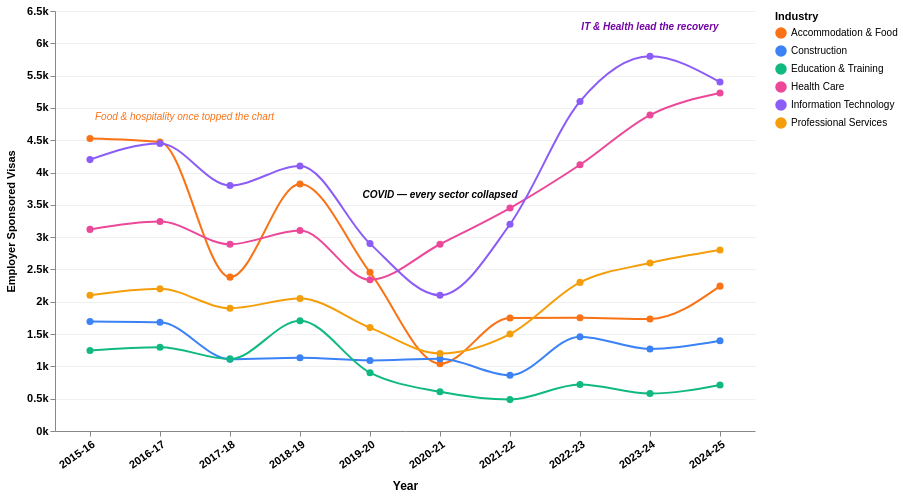

The specification (Vega-Lite) saved for this image:
### Vega-Lite specification from a JSON file in a GitHub repository (floating-point values rounded to 4 significant figures)
{"$schema": "https://vega.github.io/schema/vega-lite/v5.json", "width": 700, "height": 420, "background": "#ffffff", "config": {"view": {"stroke": null}}, "layer": [{"data": {"values": [{"industry": "Accommodation & Food", "year": "2015-16", "visas": 4528}, {"industry": "Accommodation & Food", "year": "2016-17", "visas": 4473}, {"industry": "Accommodation & Food", "year": "2017-18", "visas": 2381}, {"industry": "Accommodation & Food", "year": "2018-19", "visas": 3824}, {"industry": "Accommodation & Food", "year": "2019-20", "visas": 2455}, {"industry": "Accommodation & Food", "year": "2020-21", "visas": 1041}, {"industry": "Accommodation & Food", "year": "2021-22", "visas": 1749}, {"industry": "Accommodation & Food", "year": "2022-23", "visas": 1752}, {"industry": "Accommodation & Food", "year": "2023-24", "visas": 1734}, {"industry": "Accommodation & Food", "year": "2024-25", "visas": 2242}, {"industry": "Construction", "year": "2015-16", "visas": 1696}, {"industry": "Construction", "year": "2016-17", "visas": 1683}, {"industry": "Construction", "year": "2017-18", "visas": 1112}, {"industry": "Construction", "year": "2018-19", "visas": 1135}, {"industry": "Construction", "year": "2019-20", "visas": 1092}, {"industry": "Construction", "year": "2020-21", "visas": 1119}, {"industry": "Construction", "year": "2021-22", "visas": 864}, {"industry": "Construction", "year": "2022-23", "visas": 1460}, {"industry": "Construction", "year": "2023-24", "visas": 1269}, {"industry": "Construction", "year": "2024-25", "visas": 1396}, {"industry": "Education & Training", "year": "2015-16", "visas": 1245}, {"industry": "Education & Training", "year": "2016-17", "visas": 1296}, {"industry": "Education & Training", "year": "2017-18", "visas": 1114}, {"industry": "Education & Training", "year": "2018-19", "visas": 1706}, {"industry": "Education & Training", "year": "2019-20", "visas": 902}, {"industry": "Education & Training", "year": "2020-21", "visas": 607}, {"industry": "Education & Training", "year": "2021-22", "visas": 486}, {"industry": "Education & Training", "year": "2022-23", "visas": 719}, {"industry": "Education & Training", "year": "2023-24", "visas": 579}, {"industry": "Education & Training", "year": "2024-25", "visas": 713}, {"industry": "Health Care", "year": "2015-16", "visas": 3120}, {"industry": "Health Care", "year": "2016-17", "visas": 3241}, {"industry": "Health Care", "year": "2017-18", "visas": 2890}, {"industry": "Health Care", "year": "2018-19", "visas": 3102}, {"industry": "Health Care", "year": "2019-20", "visas": 2340}, {"industry": "Health Care", "year": "2020-21", "visas": 2890}, {"industry": "Health Care", "year": "2021-22", "visas": 3450}, {"industry": "Health Care", "year": "2022-23", "visas": 4120}, {"industry": "Health Care", "year": "2023-24", "visas": 4890}, {"industry": "Health Care", "year": "2024-25", "visas": 5230}, {"industry": "Information Technology", "year": "2015-16", "visas": 4200}, {"industry": "Information Technology", "year": "2016-17", "visas": 4450}, {"industry": "Information Technology", "year": "2017-18", "visas": 3800}, {"industry": "Information Technology", "year": "2018-19", "visas": 4100}, {"industry": "Information Technology", "year": "2019-20", "visas": 2900}, {"industry": "Information Technology", "year": "2020-21", "visas": 2100}, {"industry": "Information Technology", "year": "2021-22", "visas": 3200}, {"industry": "Information Technology", "year": "2022-23", "visas": 5100}, {"industry": "Information Technology", "year": "2023-24", "visas": 5800}, {"industry": "Information Technology", "year": "2024-25", "visas": 5400}, {"industry": "Professional Services", "year": "2015-16", "visas": 2100}, {"industry": "Professional Services", "year": "2016-17", "visas": 2200}, {"industry": "Professional Services", "year": "2017-18", "visas": 1900}, {"industry": "Professional Services", "year": "2018-19", "visas": 2050}, {"industry": "Professional Services", "year": "2019-20", "visas": 1600}, {"industry": "Professional Services", "year": "2020-21", "visas": 1200}, {"industry": "Professional Services", "year": "2021-22", "visas": 1500}, {"industry": "Professional Services", "year": "2022-23", "visas": 2300}, {"industry": "Professional Services", "year": "2023-24", "visas": 2600}, {"industry": "Professional Services", "year": "2024-25", "visas": 2800}]}, "mark": {"type": "line", "point": {"filled": true, "size": 50}, "strokeWidth": 2, "interpolate": "monotone"}, "encoding": {"x": {"field": "year", "type": "ordinal", "axis": {"labelAngle": -35, "title": "Year", "titleFontWeight": "bold", "titleFontSize": 12, "titlePadding": 10, "labelFontWeight": "bold", "labelFontSize": 11}}, "y": {"field": "visas", "type": "quantitative", "axis": {"title": "Employer Sponsored Visas", "labelExpr": "(datum.value/1000) + 'k'", "gridColor": "#f0f0f0", "labelFontWeight": "bold", "labelFontSize": 11, "titleFontWeight": "bold", "titlePadding": 10}}, "color": {"field": "industry", "type": "nominal", "scale": {"domain": ["Accommodation & Food", "Construction", "Education & Training", "Health Care", "Information Technology", "Professional Services"], "range": ["#f97316", "#3b82f6", "#10b981", "#ec4899", "#8b5cf6", "#f59e0b"]}, "legend": {"title": "Industry", "orient": "right", "offset": 20}}, "tooltip": [{"field": "industry", "title": "Industry"}, {"field": "year", "title": "Year"}, {"field": "visas", "title": "Visas Granted", "format": ","}]}}, {"data": {"values": [{"year": "2020-21", "visas": 3500, "label": "COVID — every sector collapsed", "bottom": 30}]}, "mark": {"type": "text", "fontSize": 10, "fontWeight": "bold", "fontStyle": "italic", "align": "center", "dy": -10, "color": "#000000"}, "encoding": {"x": {"field": "year", "type": "ordinal"}, "y": {"field": "visas", "type": "quantitative"}, "text": {"field": "label"}}}, {"data": {"values": [{"year": "2023-24", "visas": 6100, "label": "IT & Health lead the recovery"}]}, "mark": {"type": "text", "fontSize": 10, "fontWeight": "bold", "fontStyle": "italic", "align": "center", "dy": -10, "color": "#7205a5"}, "encoding": {"x": {"field": "year", "type": "ordinal"}, "y": {"field": "visas", "type": "quantitative"}, "text": {"field": "label"}}}, {"data": {"values": [{"year": "2015-16", "visas": 4700, "label": "Food & hospitality once topped the chart"}]}, "mark": {"type": "text", "fontSize": 10, "fontStyle": "italic", "align": "left", "dx": 5, "dy": -10, "color": "#f97316"}, "encoding": {"x": {"field": "year", "type": "ordinal"}, "y": {"field": "visas", "type": "quantitative"}, "text": {"field": "label"}}}]}
